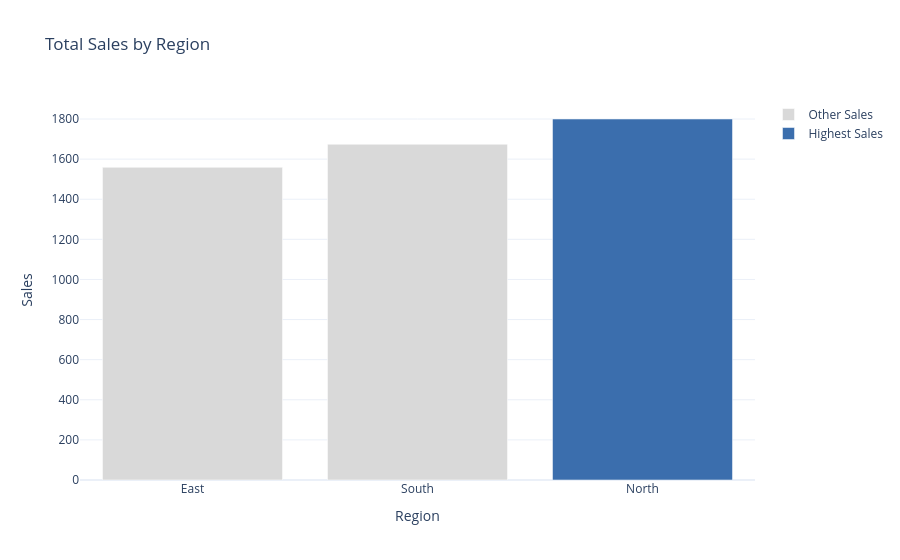

Source (notebook cell):
### Code cell
my_bar_plot(region_sales, "region", "sales",  flag=True)

### Figure 1 — Plotly figure (JSON) as saved in the notebook; plotly's stock layout.template omitted (floating-point values rounded to 4 significant figures)
{"data": [{"hovertemplate": "highlight=Other Sales<br>region=%{x}<br>sales=%{y}<extra></extra>", "legendgroup": "Other Sales", "marker": {"color": "#D9D9D9", "pattern": {"shape": ""}}, "name": "Other Sales", "orientation": "v", "showlegend": true, "textposition": "outside", "type": "bar", "x": ["East", "South"], "xaxis": "x", "y": [1559, 1674], "yaxis": "y"}, {"hovertemplate": "highlight=Highest Sales<br>region=%{x}<br>sales=%{y}<extra></extra>", "legendgroup": "Highest Sales", "marker": {"color": "#3B6EAD", "pattern": {"shape": ""}}, "name": "Highest Sales", "orientation": "v", "showlegend": true, "textposition": "outside", "type": "bar", "x": ["North"], "xaxis": "x", "y": [1800], "yaxis": "y"}], "layout": {"barmode": "relative", "legend": {"title": {"text": ""}, "tracegroupgap": 0}, "title": {"text": "Total Sales by Region"}, "xaxis": {"anchor": "y", "domain": [0, 1], "title": {"text": "Region"}}, "yaxis": {"anchor": "x", "domain": [0, 1], "title": {"text": "Sales"}}}}
